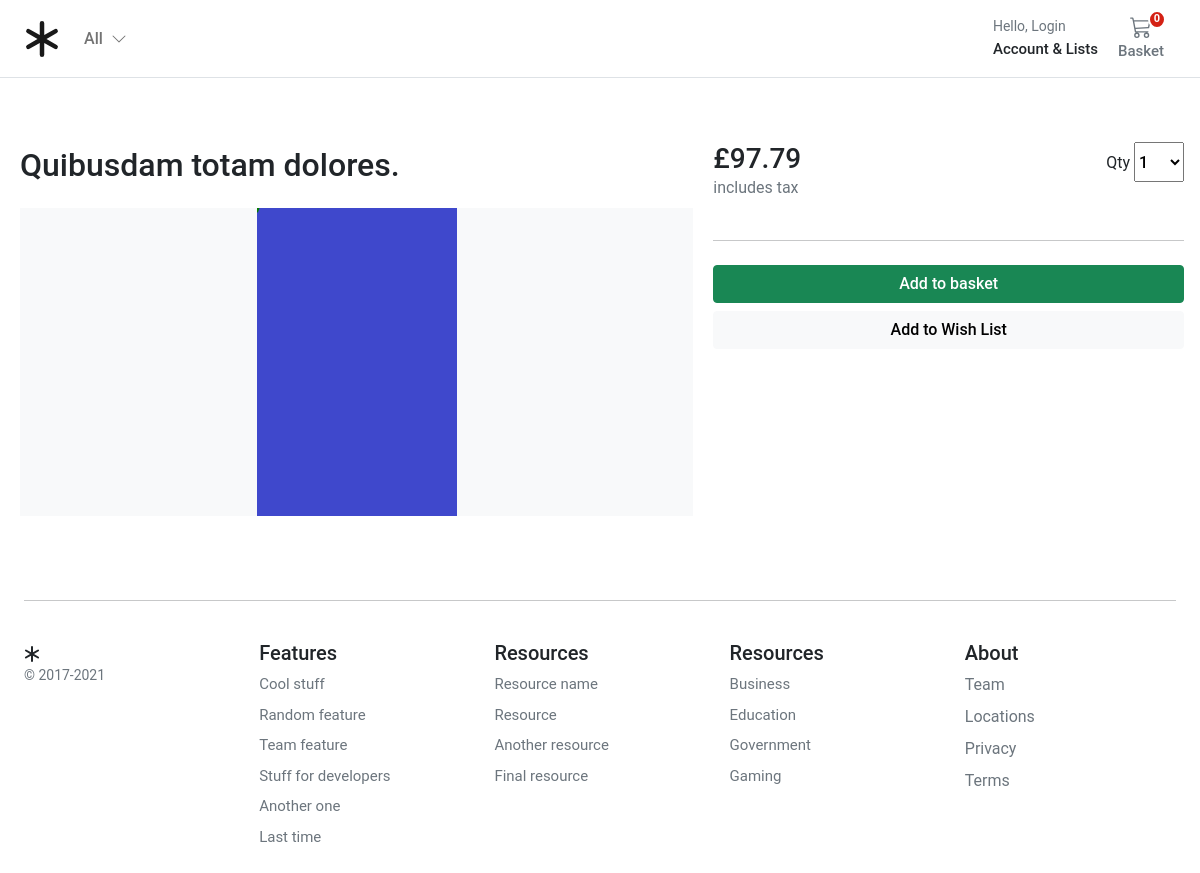
Page /quibusdam-totam-dolores on the committed database.
### store/models.py (models this page shows, shortened)
class Product(models.Model):
    product_type = models.ForeignKey(ProductType, on_delete=models.RESTRICT)
    category = models.ForeignKey(Category, on_delete=models.RESTRICT)
    title = models.CharField(
        verbose_name=_("title"),
        help_text=_("Required"),
        max_length=255,
    )
    description = models.TextField(verbose_name=_("description"), help_text=_("Not Required"), blank=True)
    slug = models.SlugField(max_length=255)
    regular_price = models.DecimalField(
        verbose_name=_("Regular price"),
        help_text=_("Maximum 999.99"),
        error_messages={
            "name": {
                "max_length": _("The price must be between 0 and 999.99."),
            },
        },
        max_digits=5,
        decimal_places=2,
    )
    discount_price = models.DecimalField(
        verbose_name=_("Discount price"),
        help_text=_("Maximum 999.99"),
        error_messages={
            "name": {
                "max_length": _("The price must be between 0 and 999.99."),
            },
        },
        max_digits=5,
        decimal_places=2,
    )
    is_active = models.BooleanField(
        verbose_name=_("Product visibility"),
        help_text=_("Change product visibility"),
        default=True,
    )
    created_at = models.DateTimeField(_("Created at"), auto_now_add=True, editable=False)
    updated_at = models.DateTimeField(_("Updated at"), auto_now=True)
    users_wishlist = models.ManyToManyField(settings.AUTH_USER_MODEL, related_name="user_wishlist", blank=True)
    class Meta:
        ordering = ("-created_at",)
        verbose_name = _("Product")
        verbose_name_plural = _("Products")

class ProductImage(models.Model):
    product = models.ForeignKey(Product, on_delete=models.CASCADE, related_name="product_image")
    image = models.ImageField(
        verbose_name=_("image"),
        help_text=_("Upload a product image"),
        upload_to="images/",
        default="images/default.png",
    )
    alt_text = models.CharField(
        verbose_name=_("Alturnative text"),
        help_text=_("Please add alturnative text"),
        max_length=255,
        null=True,
        blank=True,
    )
    is_feature = models.BooleanField(default=False)
    created_at = models.DateTimeField(auto_now_add=True, editable=False)
    updated_at = models.DateTimeField(auto_now=True)
    class Meta:
        verbose_name = _("Product Image")
        verbose_name_plural = _("Product Images")

### store/views.py (the view)
# urls.py: path('<slug:slug>', views.product_detail, name='product_detail'),
def product_detail(request, slug):
    product = get_object_or_404(Product, slug=slug, is_active=True)
    return render(request, "store/single.html", {"product": product})

### basket/basket.py (called while the page is built)
    def __len__(self):
        return sum(item["qty"] for item in self.basket.values())

### basket/context_processors.py (called while the page is built)
def basket(request):
    return {'basket': Basket(request)}

### store/context_processors.py (called while the page is built)
def categories(request):
    return {"categories": Category.objects.filter(level=0)}

### store/models.py (called while the page is built)
    def get_absolute_url(self):
        return reverse("store:category_list", args=[self.slug])

### templates/store/single.html (shortened to what this page needs)
{% extends "../base.html" %}
{% load static %}
{% block stylesheet %}{% static 'store/css/store.css' %}{% endblock %}
{% block content %}
<div class="container">
  <div class="row g-3">
    <div class="col-md-5 ps-3 col-lg-5 order-md-last p-0 order-1">
      <div class="d-grid gap-2">
        <div class="d-flex d-flex-inline justify-content-between">
          <div><span class="h3">£{{ product.regular_price }}</span>
            <p class="text-muted">includes tax</p>
          </div>
          <div>
            <label for="select">Qty</label>
            <select id="select" class="h6 store-select-dropdown">
              <option value="1">1</option>
            </select>
          </div>
        </div>
        <hr>
        <button type="button" id="add-button" value="{{product.id}}" class="btn btn-success fw500">Add to
          basket</button>
        <a href="{% url "account:user_wishlist" product.id  %}" class="btn btn-light fw500" role="button" aria-disabled="true">Add to Wish List</a>
      </div>
    </div>
    <div class="col-md-7 col-lg-7 p-0">
      <div class="card mb-3 border-0">
        <div class="row g-0">
          <div class="col-md-12">
            <div class="card-body p-1">
              <h1 class="mb-0 h2 pe-4 pb-4">{{ product.title }}</h1>
              <div class="bg-light">
                {% for image in product.product_image.all %}
                {% if image.is_feature %}
                <img class="img-fluid mx-auto d-block" width="200px" alt="Responsive image" src="{{ image.image.url }}"
                  alt="{{ image.image.alt_text }}">
                {% else %}
                <img class="img-fluid d-block-inline pt-3" width="100px" alt="Responsive image"
                  src="{{ image.image.url }}" alt="{{ image.image.alt_text }}">
                {% endif %}
                {% endfor %}
              </div>
            </div>
          </div>
        </div>
      </div>
    </div>
  </div>
  {% endblock %}

### static/core/css/base.css (style rules this page uses)
@media (min-width: 1000px) { .container { max-width: 1000px; } }
@media (max-width: 1200px) { .container { max-width: 100%; padding:0 24px; } }
html, body, p, div { letter-spacing: -0.02px; font-family: 'Roboto', sans-serif; }
.fw500 { font-weight: 500; }

### static/store/css/store.css (style rules this page uses)
.store-select-dropdown { width:50px; height:40px; }

### rows in the picture
Product: regular_price "97.79", title "Quibusdam totam dolores."
ProductImage: image (placeholder picture)
